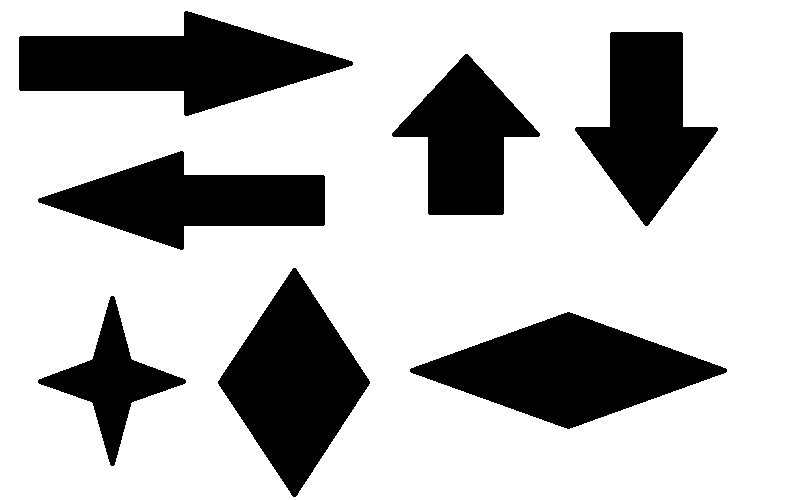
//> input picture multi/bin.jpg, 800 x 500 px
$ ./ws   (built with g++ and OpenCV 4)
//> lines starting //> are read from the running program, lines starting //| are printed output that depends on the picture; after the words box and inside, x2 and y2 are one past the last pixel; in counts of white or black regions, pixels touching at a corner belong together
//> further down, image is the input picture: 500 rows x 800 cols, CV_8UC3; min 0, max 255, mean 188.8
#include <opencv2/imgproc/imgproc.hpp>
#include <opencv2/core/core.hpp>
#include <opencv2/highgui/highgui.hpp>
#include <stdlib.h>
#include <unistd.h>
#include <stdio.h>
#include <opencv/cv.h>
#include <opencv2/contrib/contrib.hpp>
#include <string>
#include <fstream>
#include "opencv2/opencv.hpp"
#include <iostream>
#include <string>
#include <queue>
#include <time.h>

using namespace cv;
using namespace std;


queue<Point> coords; //guarda los vecinos de objetos
queue<Point> temp;
Point p, ptemp;
int c = 0; //num de objetos
int xp=0;
int yp=0;
int r=0;
int g=0;
int b=0;
int bb=0;
int gg=0;
int rr=0;


//generate random colors
void colors(int &bb, int &gg, int &rr){

  bb= theRNG().uniform(0,255);
  gg= theRNG().uniform(0,255);
  rr= theRNG().uniform(0,255);

}

void watershead(Mat image, Mat newreg){

  erode(image,image, Mat(), Point(-1,-1),2);
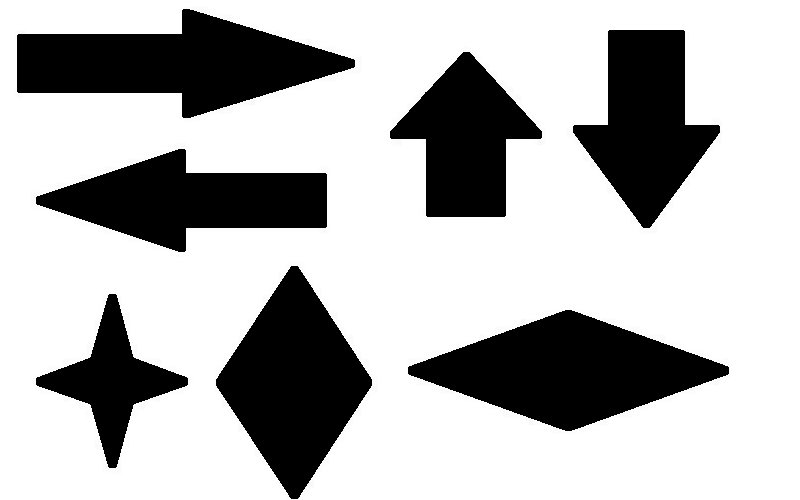
//> image: 500 rows x 800 cols, CV_8UC3; 7.57% of pixels changed, all inside (x1, y1, x2, y2) = (14, 6, 730, 500)
  //imshow("fg", image);

  for (int j=1; j < image.cols; j++){//las columnas son el eje de las x
  for (int i=1; i< image.rows; i++){//las filas son el eje de las y

           if ((image.at<Vec3b>(i,j)== Vec3b(0,0,0) && (newreg.at<Vec3b>(i,j)== Vec3b(255,255,255))))// de la semilla
           {
            p.x=j;
            p.y=i;
            coords.push(p); //se guardanlas coordenadas

            c++; //contador de objetos

            colors(bb, gg, rr);  //generate random colors

            newreg.at<Vec3b>(i, j)= Vec3b(bb,gg,rr);

            while(!coords.empty())
                            {
                               ptemp=coords.front();

                              xp= ptemp.x;
                              yp= ptemp.y;

                                  //y , x
              if ( (image.at<Vec3b>(yp,xp+1)== Vec3b(0,0,0)) && (newreg.at<Vec3b>(yp,xp+1)== Vec3b(255,255,255)))//right
              {
                      newreg.at<Vec3b>(yp, xp+1)= Vec3b(bb,rr,gg);//pintamos el punto
                      ptemp.x= xp+1;
                                  ptemp.y= yp;
                                  coords.push(ptemp);
              }

              if ( (image.at<Vec3b>(yp+1,xp)== Vec3b(0,0,0)) && (newreg.at<Vec3b>(yp+1, xp) == Vec3b(255,255,255))) //up
              {
              newreg.at<Vec3b>(yp+1,xp)= Vec3b(bb,rr,gg);//pintamos el punto
                        ptemp.x= xp;
                                  ptemp.y= yp+1;
                                  coords.push(ptemp);
              }

              if ( (image.at<Vec3b>(yp,xp-1)== Vec3b(0,0,0)) && (newreg.at<Vec3b>(yp, xp-1) == Vec3b(255,255,255))) //left
              {
              newreg.at<Vec3b>(yp,xp-1)= Vec3b(bb,rr,gg);//pintamos el punto

                      ptemp.x= xp-1;
                                  ptemp.y= yp;
                                  coords.push(ptemp);


              }

              if ( (image.at<Vec3b>(yp-1,xp)== Vec3b(0,0,0)) && (newreg.at<Vec3b>(yp-1, xp) == Vec3b(255,255,255))) //Down
              {
              newreg.at<Vec3b>(yp-1,xp)= Vec3b(bb,rr,gg);//pintamos el punto
                      ptemp.x= xp;
                                  ptemp.y= yp-1;
                                  coords.push(ptemp);
              }
                   coords.pop();

              }//del while */

                          } //del if semilla/*
                     }// for /*

              }//for/*
//> this loop made 799 passes
//> (c, xp, yp) on passes 1 to 3: (0, 0, 0), (0, 0, 0), (0, 0, 0)
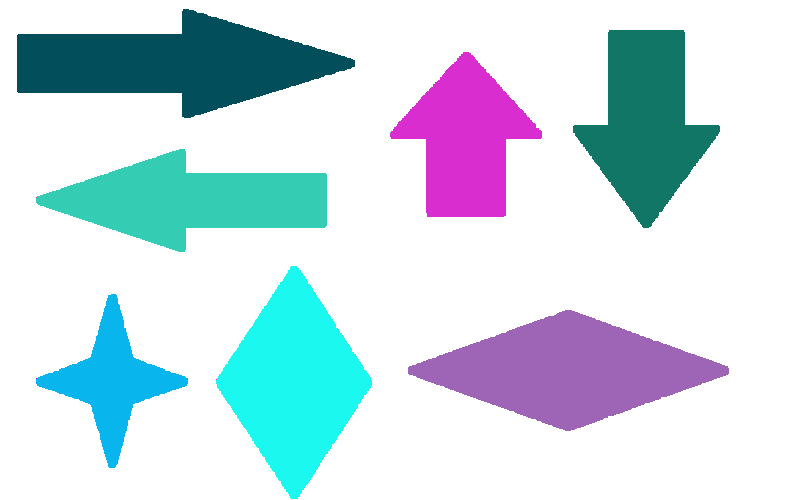
//> newreg: 500 rows x 800 cols, CV_8UC3; mean B, G, R 231.1, 221.8, 202.4
//> after the loop, coords = 0 items; c = 7; ptemp = Point(683, 30); xp = 683; yp = 30

}


int main(int argc, char* argv[]){

clock_t start,end;
Mat image= imread("bin.jpg");
imshow("Original",image);
Mat newreg(image.rows,image.cols,CV_8UC3,Scalar(255,255,255));

start=clock();

watershead(image, newreg);

end=clock();

 printf("time: %ld ", end-start);


imshow("newreg segmentado", newreg);
cout<<"el numero de objetos es "<< c <<endl;
//| el numero de objetos es 7
    waitKey(0);
    return 0;

}// del  main
